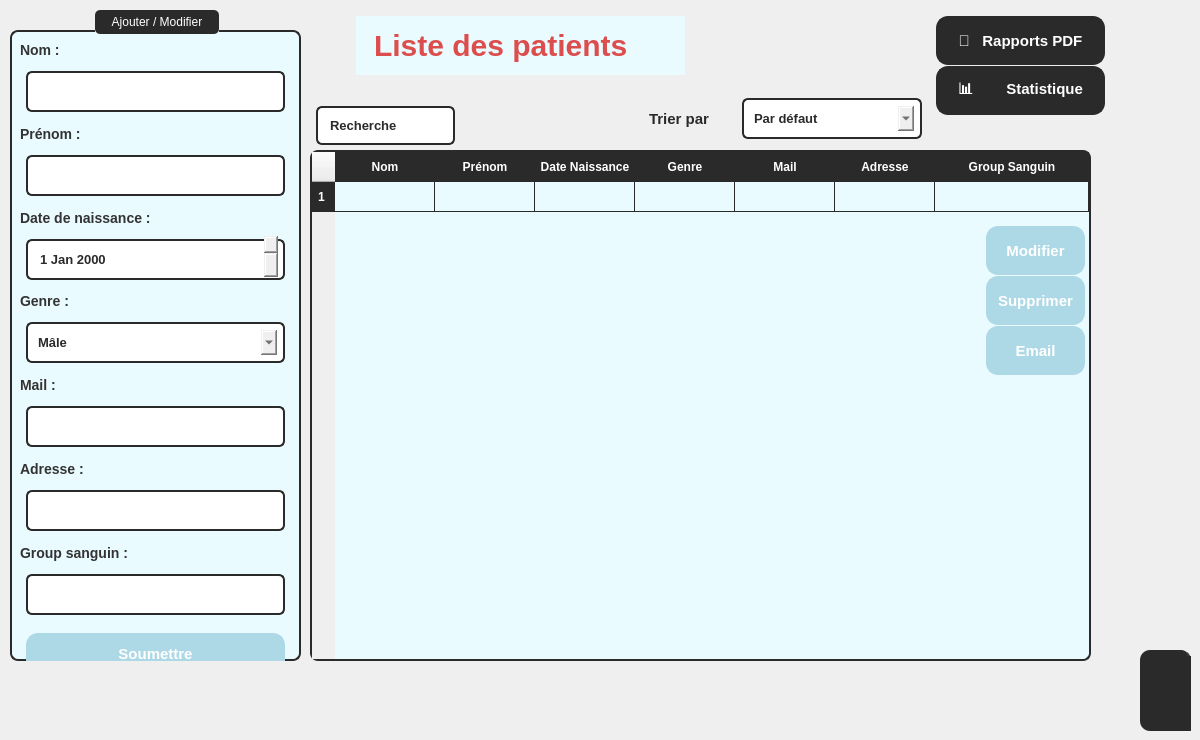
      <widget class="QWidget" name="Labo_3">
       <property name="styleSheet">
        <string notr="true">color : black;</string>
       </property>
       <widget class="QLabel" name="label_28">
        <property name="geometry">
         <rect>
          <x>350</x>
          <y>10</y>
          <width>341</width>
          <height>71</height>
         </rect>
        </property>
        <property name="styleSheet">
         <string notr="true"> color: rgb(220, 78, 78);
    padding: 10px;
    margin: 6px;
    font-size: 30px;
    font-weight: bold;
background-color: rgb(234, 251, 255); 

</string>
        </property>
        <property name="text">
         <string>Liste des patients</string>
        </property>
       </widget>
       <widget class="QWidget" name="popupWidget_3" native="true">
        <property name="geometry">
         <rect>
          <x>1140</x>
          <y>650</y>
          <width>51</width>
          <height>81</height>
         </rect>
        </property>
        <property name="styleSheet">
         <string notr="true">QWidget {
    background-color: #2a2a2a;
    border-right: 2px solid #3a3a3a;
    border-radius: 10px;
}

QPushButton {
    background-color: #3a3a3a;
    color: #ffffff;
    border: none;
    padding: 10px;
    margin: 5px;
    border-radius: 10px;
}

QPushButton:hover {
    background-color: #4a4a4a;
}

QPushButton:pressed {
    background-color: #666666;
}

QListWidget {
    background-color: #2a2a2a;
    color: #ffffff;
    border: none;
    border-radius: 10px;
}

QListWidget::item {
    padding: 8px;
    border-radius: 10px;
}

QListWidget::item:selected {
    background-color: #4a4a4a;
}

QScrollBar:vertical {
    border: none;
    background: #2a2a2a;
    width: 8px;
    margin: 0px 0px 0px 0px;
    border-radius: 10px;
}

QScrollBar::handle:vertical {
    background: #555555;
    border-radius: 10px;
}

QScrollBar::handle:vertical:hover {
    background: #777777;
}

QScrollBar::add-line:vertical, QScrollBar::sub-line:vertical {
    border: none;
    background: none;
}
</string>
        </property>
        <widget class="QPushButton" name="pushButton_8">
         <property name="geometry">
          <rect>
           <x>30</x>
           <y>70</y>
           <width>111</width>
           <height>51</height>
          </rect>
         </property>
         <property name="styleSheet">
          <string notr="true">QPushButton {
    background-color: #2a2a2a;
    color: #ffffff;
    border: 2px solid #2a2a2a;
    padding: 10px;
    margin: 6px;
    border-radius: 12px;
    font-size: 11px;
    font-weight: bold;
    text-transform: uppercase;
    transition: all 0.3s ease-in-out;
}

QPushButton:hover {
    background-color: #606060;
    border-color: #777777;
}

QPushButton:pressed {
    background-color: #787878;
    border-color: #909090;
}

QPushButton:disabled {
    background-color: #353535;
    color: #ffffff;
    border-color: #444444;
}
</string>
         </property>
         <property name="text">
          <string>testtt</string>
         </property>
        </widget>
        <widget class="QPushButton" name="pushButton_9">
         <property name="geometry">
          <rect>
           <x>20</x>
           <y>0</y>
           <width>131</width>
           <height>61</height>
          </rect>
         </property>
         <property name="styleSheet">
          <string notr="true">QPushButton {
    background-color: #2a2a2a;
    color: #ffffff;
    border: 2px solid #2a2a2a;
    padding: 10px;
    margin: 6px;
    border-radius: 12px;
    font-size: 11px;
    font-weight: bold;
    text-transform: uppercase;
    transition: all 0.3s ease-in-out;
}

QPushButton:hover {
    background-color: #606060;
    border-color: #777777;
}

QPushButton:pressed {
    background-color: #787878;
    border-color: #909090;
}

QPushButton:disabled {
    background-color: #353535;
    color: #ffffff;
    border-color: #444444;
}
</string>
         </property>
         <property name="text">
          <string>testtt</string>
         </property>
        </widget>
        <widget class="QPushButton" name="pushButton_10">
         <property name="geometry">
          <rect>
           <x>20</x>
           <y>30</y>
           <width>131</width>
           <height>61</height>
          </rect>
         </property>
         <property name="styleSheet">
          <string notr="true">QPushButton {
    background-color: #2a2a2a;
    color: #ffffff;
    border: 2px solid #2a2a2a;
    padding: 10px;
    margin: 6px;
    border-radius: 12px;
    font-size: 11px;
    font-weight: bold;
    text-transform: uppercase;
    transition: all 0.3s ease-in-out;
}

QPushButton:hover {
    background-color: #606060;
    border-color: #777777;
}

QPushButton:pressed {
    background-color: #787878;
    border-color: #909090;
}

QPushButton:disabled {
    background-color: #353535;
    color: #ffffff;
    border-color: #444444;
}
</string>
         </property>
         <property name="text">
          <string>testtt</string>
         </property>
        </widget>
       </widget>
       <widget class="QGroupBox" name="groupBox_6">
        <property name="geometry">
         <rect>
          <x>10</x>
          <y>10</y>
          <width>291</width>
          <height>651</height>
         </rect>
        </property>
        <property name="styleSheet">
         <string notr="true">QGroupBox {
    background-color: rgb(234, 251, 255);  /* Light blue background */
    border: 2px solid #2a2a2a ;  /* Dark gray border */
    border-radius: 8px;         /* Rounded corners */
    margin-top: 20px;           /* Space for title */
    padding: 10px;
}
QGroupBox::title {
    subcontrol-origin: margin;
    subcontrol-position: top center;
    padding: 5px 15px;
    background-color: #2a2a2a  ;  /* Dark gray background */
    color: white  ;               /* White text */
    border-radius: 5px;
    font-weight: bold;
}</string>
        </property>
        <property name="title">
         <string>Ajouter / Modifier</string>
        </property>
        <widget class="QWidget" name="layoutWidget_4">
         <property name="geometry">
          <rect>
           <x>10</x>
           <y>30</y>
           <width>271</width>
           <height>641</height>
          </rect>
         </property>
         <layout class="QVBoxLayout" name="verticalLayout_5">
          <item>
           <widget class="QLabel" name="label_95">
            <property name="styleSheet">
             <string notr="true">font-size: 14px;
        font-weight: bold;
        color: #333; /* Dark gray text */
        background: transparent;</string>
            </property>
            <property name="text">
             <string>Nom :</string>
            </property>
           </widget>
          </item>
          <item>
           <widget class="QLineEdit" name="lineEdit_28">
            <property name="styleSheet">
             <string notr="true">border: 2px solid #2a2a2a ; /* Blue border */
        border-radius: 6px;
        padding: 5px 8px;
         color: #2a2a2a;
    padding: 10px;
    margin: 6px;
    font-size: 13px;
    font-weight: bold;
        selection-background-color: #cce5ff; /* Light blue selection */

</string>
            </property>
           </widget>
          </item>
          <item>
           <widget class="QLabel" name="label_96">
            <property name="styleSheet">
             <string notr="true">font-size: 14px;
        font-weight: bold;
        color: #333; /* Dark gray text */
        background: transparent;</string>
            </property>
            <property name="text">
             <string>Prénom :</string>
            </property>
           </widget>
          </item>
          <item>
           <widget class="QLineEdit" name="lineEdit_29">
            <property name="styleSheet">
             <string notr="true">border: 2px solid #2a2a2a ; /* Blue border */
        border-radius: 6px;
        padding: 5px 8px;
         color: #2a2a2a;
    padding: 10px;
    margin: 6px;
    font-size: 13px;
    font-weight: bold;
        selection-background-color: #cce5ff; /* Light blue selection */

</string>
            </property>
           </widget>
          </item>
          <item>
           <widget class="QLabel" name="label_97">
            <property name="styleSheet">
             <string notr="true">font-size: 14px;
        font-weight: bold;
        color: #333; /* Dark gray text */
        background: transparent;</string>
            </property>
            <property name="text">
             <string>Date de naissance :</string>
            </property>
           </widget>
          </item>
          <item>
           <widget class="QDateEdit" name="dateEdit_5">
            <property name="styleSheet">
             <string notr="true">border: 2px solid #2a2a2a ; /* Blue border */
        border-radius: 6px;
        padding: 5px 8px;
         color: #2a2a2a;
    padding: 10px;
    margin: 6px;
    font-size: 13px;
    font-weight: bold;
        selection-background-color: #cce5ff; /* Light blue selection */


</string>
            </property>
           </widget>
          </item>
          <item>
           <widget class="QLabel" name="label_98">
            <property name="styleSheet">
             <string notr="true">font-size: 14px;
        font-weight: bold;
        color: #333; /* Dark gray text */
        background: transparent;</string>
            </property>
            <property name="text">
             <string>Genre :</string>
            </property>
           </widget>
          </item>
          <item>
           <widget class="QComboBox" name="comboBox_3">
            <property name="styleSheet">
             <string notr="true">border: 2px solid #2a2a2a ; /* Blue border */
        border-radius: 6px;
        padding: 5px 8px;
         color: #2a2a2a;
    padding: 10px;
    margin: 6px;
    font-size: 13px;
    font-weight: bold;
        selection-background-color: #cce5ff; /* Light blue selection */

text : search
</string>
            </property>
            <item>
             <property name="text">
              <string>Mâle</string>
             </property>
            </item>
            <item>
             <property name="text">
              <string>Femelle</string>
             </property>
            </item>
           </widget>
          </item>
          <item>
           <widget class="QLabel" name="label_99">
            <property name="styleSheet">
             <string notr="true">font-size: 14px;
        font-weight: bold;
        color: #333; /* Dark gray text */
        background: transparent;</string>
            </property>
            <property name="text">
             <string>Mail :</string>
            </property>
           </widget>
          </item>
          <item>
           <widget class="QLineEdit" name="lineEdit_33">
            <property name="styleSheet">
             <string notr="true">border: 2px solid #2a2a2a ; /* Blue border */
        border-radius: 6px;
        padding: 5px 8px;
         color: #2a2a2a;
    padding: 10px;
    margin: 6px;
    font-size: 13px;
    font-weight: bold;
        selection-background-color: #cce5ff; /* Light blue selection */

</string>
            </property>
           </widget>
          </item>
          <item>
           <widget class="QLabel" name="label_100">
            <property name="styleSheet">
             <string notr="true">font-size: 14px;
        font-weight: bold;
        color: #333; /* Dark gray text */
        background: transparent;</string>
            </property>
            <property name="text">
             <string>Adresse :</string>
            </property>
           </widget>
          </item>
          <item>
           <widget class="QLineEdit" name="lineEdit_34">
            <property name="styleSheet">
             <string notr="true">border: 2px solid #2a2a2a ; /* Blue border */
        border-radius: 6px;
        padding: 5px 8px;
         color: #2a2a2a;
    padding: 10px;
    margin: 6px;
    font-size: 13px;
    font-weight: bold;
        selection-background-color: #cce5ff; /* Light blue selection */

</string>
            </property>
           </widget>
          </item>
          <item>
           <widget class="QLabel" name="label_101">
            <property name="styleSheet">
             <string notr="true">font-size: 14px;
        font-weight: bold;
        color: #333; /* Dark gray text */
        background: transparent;</string>
            </property>
            <property name="text">
             <string>Group sanguin :</string>
            </property>
           </widget>
          </item>
          <item>
           <widget class="QLineEdit" name="lineEdit_35">
            <property name="styleSheet">
             <string notr="true">border: 2px solid #2a2a2a ; /* Blue border */
        border-radius: 6px;
        padding: 5px 8px;
         color: #2a2a2a;
    padding: 10px;
    margin: 6px;
    font-size: 13px;
    font-weight: bold;
        selection-background-color: #cce5ff; /* Light blue selection */

</string>
            </property>
           </widget>
          </item>
          <item>
           <widget class="QPushButton" name="pushButton_117">
            <property name="styleSheet">
             <string notr="true">QPushButton {
    background-color: rgb(173, 216, 230);
    color: #ffffff;
    border: 2px solid rgb(173, 216, 230);
    padding: 10px;
    margin: 6px;
    border-radius: 12px;
    font-size: 15px;
    font-weight: bold;
    transition: all 0.3s ease-in-out;
}

QPushButton:hover {
    background-color: #606060;
    border-color: #777777;
}

QPushButton:pressed {
    background-color: #787878;
    border-color: #909090;
}

QPushButton:disabled {
    background-color: #353535;
    color: #ffffff;
    border-color: #444444;
}
</string>
            </property>
            <property name="text">
             <string>Soumettre</string>
            </property>
           </widget>
          </item>
         </layout>
        </widget>
       </widget>
       <widget class="QTableWidget" name="tableau3">
        <property name="geometry">
         <rect>
          <x>310</x>
          <y>150</y>
          <width>781</width>
          <height>511</height>
         </rect>
        </property>
        <property name="minimumSize">
         <size>
          <width>781</width>
          <height>0</height>
         </size>
        </property>
        <property name="maximumSize">
         <size>
          <width>781</width>
          <height>511</height>
         </size>
        </property>
        <property name="layoutDirection">
         <enum>Qt::LayoutDirection::LeftToRight</enum>
        </property>
        <property name="autoFillBackground">
         <bool>false</bool>
        </property>
        <property name="styleSheet">
         <string notr="true">QTableWidget {
    background-color: rgb(234, 251, 255);
    border: 2px solid #2a2a2a;
    border-radius: 8px;
    gridline-color: #2a2a2a;
    selection-background-color: #2a2a2a;
    selection-color: white;
}

QHeaderView::section {
    background-color: #2a2a2a;
    color: white;
    padding: 5px;
    border: 1px solid #2a2a2a;
    font-weight: bold;
}

QTableWidget QTableCornerButton::section {
    background-color: #2a2a2a;
    border: 1px solid #2a2a2a;
}

QTableWidget::item {
    padding: 5px;
}

QTableWidget::item:selected {
    background-color: #2a2a2a;
    color: white;
}

QTableWidget::item:hover {
    background-color: rgb(200, 240, 250);
}
</string>
        </property>
        <property name="lineWidth">
         <number>144</number>
        </property>
        <property name="sizeAdjustPolicy">
         <enum>QAbstractScrollArea::SizeAdjustPolicy::AdjustToContents</enum>
        </property>
        <attribute name="horizontalHeaderStretchLastSection">
         <bool>true</bool>
        </attribute>
        <row/>
        <column>
         <property name="text">
          <string>Nom</string>
         </property>
        </column>
        <column>
         <property name="text">
          <string>Prénom</string>
         </property>
        </column>
        <column>
         <property name="text">
          <string>Date Naissance</string>
         </property>
        </column>
        <column>
         <property name="text">
          <string>Genre</string>
         </property>
        </column>
        <column>
         <property name="text">
          <string>Mail</string>
         </property>
        </column>
        <column>
         <property name="text">
          <string>Adresse</string>
         </property>
        </column>
        <column>
         <property name="text">
          <string>Group Sanguin</string>
         </property>
        </column>
       </widget>
       <widget class="QLineEdit" name="lineEdit_32">
        <property name="geometry">
         <rect>
          <x>310</x>
          <y>100</y>
          <width>151</width>
          <height>51</height>
         </rect>
        </property>
        <property name="styleSheet">
         <string notr="true">border: 2px solid #2a2a2a ; /* Blue border */
        border-radius: 6px;
        padding: 5px 8px;
 color: #2a2a2a  ;
    padding: 10px;
    margin: 6px;
    font-size: 13px;
    font-weight: bold;
        selection-background-color: #cce5ff; /* Light blue selection */

text : search
</string>
        </property>
        <property name="text">
         <string>Recherche</string>
        </property>
       </widget>
       <widget class="QPushButton" name="pushButton_129">
        <property name="geometry">
         <rect>
          <x>980</x>
          <y>220</y>
          <width>111</width>
          <height>61</height>
         </rect>
        </property>
        <property name="styleSheet">
         <string notr="true">QPushButton {
    background-color: rgb(173, 216, 230);
    color: #ffffff;
    border: 2px solid rgb(173, 216, 230);
    padding: 10px;
    margin: 6px;
    border-radius: 12px;
    font-size: 15px;
    font-weight: bold;
    transition: all 0.3s ease-in-out;
}

QPushButton:hover {
    background-color: #606060;
    border-color: #777777;
}

QPushButton:pressed {
    background-color: #787878;
    border-color: #909090;
}

QPushButton:disabled {
    background-color: #353535;
    color: #ffffff;
    border-color: #444444;
}
</string>
        </property>
        <property name="text">
         <string>Modifier</string>
        </property>
       </widget>
       <widget class="QPushButton" name="pushButton_130">
        <property name="geometry">
         <rect>
          <x>980</x>
          <y>270</y>
          <width>111</width>
          <height>61</height>
         </rect>
        </property>
        <property name="styleSheet">
         <string notr="true">QPushButton {
    background-color: rgb(173, 216, 230);
    color: #ffffff;
    border: 2px solid rgb(173, 216, 230);
    padding: 10px;
    margin: 6px;
    border-radius: 12px;
    font-size: 15px;
    font-weight: bold;
    transition: all 0.3s ease-in-out;
}

QPushButton:hover {
    background-color: #606060;
    border-color: #777777;
}

QPushButton:pressed {
    background-color: #787878;
    border-color: #909090;
}

QPushButton:disabled {
    background-color: #353535;
    color: #ffffff;
    border-color: #444444;
}
</string>
        </property>
        <property name="text">
         <string>Supprimer</string>
        </property>
       </widget>
       <widget class="QPushButton" name="btnpatient3">
        <property name="geometry">
         <rect>
          <x>930</x>
          <y>10</y>
          <width>181</width>
          <height>61</height>
         </rect>
        </property>
        <property name="styleSheet">
         <string notr="true">QPushButton {
    background-color: #2a2a2a   ;
    color: #ffffff;
    border: 2px solid #2a2a2a   ;
    padding: 10px;
    margin: 6px;
    border-radius: 12px;
    font-size: 15px;
    font-weight: bold;
    transition: all 0.3s ease-in-out;
}

QPushButton:hover {
    background-color: #606060;
    border-color: #777777;
}

QPushButton:pressed {
    background-color: #787878;
    border-color: #909090;
}

QPushButton:disabled {
    background-color: #353535;
    color: #ffffff;
    border-color: #444444;
}
</string>
        </property>
        <property name="text">
         <string>📑   Rapports PDF</string>
        </property>
        <property name="icon">
         <iconset>
          <normaloff>:/new/prefix1/icons/microscope_4131002.png</normaloff>:/new/prefix1/icons/microscope_4131002.png</iconset>
        </property>
        <property name="checkable">
         <bool>true</bool>
        </property>
        <property name="autoExclusive">
         <bool>true</bool>
        </property>
       </widget>
       <widget class="QPushButton" name="btnpatient2">
        <property name="geometry">
         <rect>
          <x>930</x>
          <y>60</y>
          <width>181</width>
          <height>61</height>
         </rect>
        </property>
        <property name="styleSheet">
         <string notr="true">QPushButton {
    background-color: #2a2a2a   ;
    color: #ffffff;
    border: 2px solid #2a2a2a   ;
    padding: 10px;
    margin: 6px;
    border-radius: 12px;
    font-size: 15px;
    font-weight: bold;
    transition: all 0.3s ease-in-out;
}

QPushButton:hover {
    background-color: #606060;
    border-color: #777777;
}

QPushButton:pressed {
    background-color: #787878;
    border-color: #909090;
}

QPushButton:disabled {
    background-color: #353535;
    color: #ffffff;
    border-color: #444444;
}
</string>
        </property>
        <property name="text">
         <string>📊        Statistique</string>
        </property>
        <property name="icon">
         <iconset>
          <normaloff>:/new/prefix1/icons/microscope_4131002.png</normaloff>:/new/prefix1/icons/microscope_4131002.png</iconset>
        </property>
        <property name="checkable">
         <bool>true</bool>
        </property>
        <property name="autoExclusive">
         <bool>true</bool>
        </property>
       </widget>
       <widget class="QWidget" name="layoutWidget_5">
        <property name="geometry">
         <rect>
          <x>537</x>
          <y>90</y>
          <width>391</width>
          <height>57</height>
         </rect>
        </property>
        <layout class="QHBoxLayout" name="horizontalLayout_3">
         <property name="spacing">
          <number>7</number>
         </property>
         <item alignment="Qt::AlignmentFlag::AlignRight">
          <widget class="QLabel" name="label_29">
           <property name="styleSheet">
            <string notr="true"> color: #2a2a2a  ;
    padding: 10px;
    margin: 6px;
    font-size: 15px;
    font-weight: bold;
 </string>
           </property>
           <property name="text">
            <string>Trier par</string>
           </property>
          </widget>
         </item>
         <item>
          <widget class="QComboBox" name="comboBox_5">
           <property name="styleSheet">
            <string notr="true">border: 2px solid #2a2a2a ; /* Blue border */
        border-radius: 6px;
        padding: 5px 8px;
 color: #2a2a2a  ;
    padding: 10px;
    margin: 6px;
    font-size: 13px;
    font-weight: bold;
        selection-background-color: #cce5ff; /* Light blue selection */

text : search
</string>
           </property>
           <item>
            <property name="text">
             <string>Par défaut</string>
            </property>
           </item>
           <item>
            <property name="text">
             <string>Group Sanguin</string>
            </property>
           </item>
          </widget>
         </item>
        </layout>
       </widget>
       <widget class="QPushButton" name="pushButton_133">
        <property name="geometry">
         <rect>
          <x>980</x>
          <y>320</y>
          <width>111</width>
          <height>61</height>
         </rect>
        </property>
        <property name="styleSheet">
         <string notr="true">QPushButton {
    background-color: rgb(173, 216, 230);
    color: #ffffff;
    border: 2px solid rgb(173, 216, 230);
    padding: 10px;
    margin: 6px;
    border-radius: 12px;
    font-size: 15px;
    font-weight: bold;
    transition: all 0.3s ease-in-out;
}

QPushButton:hover {
    background-color: #606060;
    border-color: #777777;
}

QPushButton:pressed {
    background-color: #787878;
    border-color: #909090;
}

QPushButton:disabled {
    background-color: #353535;
    color: #ffffff;
    border-color: #444444;
}
</string>
        </property>
        <property name="text">
         <string>Email</string>
        </property>
       </widget>
      </widget>
